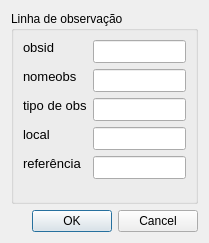
<?xml version="1.0" encoding="UTF-8"?>
<ui version="4.0">
 <class>Dialog</class>
 <widget class="QDialog" name="Dialog">
  <property name="geometry">
   <rect>
    <x>0</x>
    <y>0</y>
    <width>209</width>
    <height>243</height>
   </rect>
  </property>
  <property name="windowTitle">
   <string>Dialog</string>
  </property>
  <layout class="QGridLayout" name="gridLayout_5">
   <item row="0" column="0">
    <widget class="QGroupBox" name="groupBox">
     <property name="title">
      <string>Linha de observação</string>
     </property>
     <layout class="QGridLayout" name="gridLayout_4">
      <item row="0" column="0">
       <layout class="QFormLayout" name="formLayout">
        <item row="0" column="0">
         <widget class="QLabel" name="label">
          <property name="enabled">
           <bool>true</bool>
          </property>
          <property name="sizePolicy">
           <sizepolicy hsizetype="Preferred" vsizetype="Fixed">
            <horstretch>0</horstretch>
            <verstretch>0</verstretch>
           </sizepolicy>
          </property>
          <property name="minimumSize">
           <size>
            <width>40</width>
            <height>0</height>
           </size>
          </property>
          <property name="maximumSize">
           <size>
            <width>16777215</width>
            <height>16777215</height>
           </size>
          </property>
          <property name="font">
           <font>
            <pointsize>10</pointsize>
           </font>
          </property>
          <property name="layoutDirection">
           <enum>Qt::RightToLeft</enum>
          </property>
          <property name="text">
           <string>obsid</string>
          </property>
          <property name="alignment">
           <set>Qt::AlignLeading|Qt::AlignLeft|Qt::AlignVCenter</set>
          </property>
         </widget>
        </item>
        <item row="0" column="1">
         <widget class="QLineEdit" name="obsid">
          <property name="sizePolicy">
           <sizepolicy hsizetype="Expanding" vsizetype="Fixed">
            <horstretch>0</horstretch>
            <verstretch>0</verstretch>
           </sizepolicy>
          </property>
          <property name="minimumSize">
           <size>
            <width>60</width>
            <height>0</height>
           </size>
          </property>
          <property name="maximumSize">
           <size>
            <width>16777215</width>
            <height>16777215</height>
           </size>
          </property>
          <property name="font">
           <font>
            <pointsize>10</pointsize>
           </font>
          </property>
          <property name="toolTip">
           <string>&lt;html&gt;&lt;head/&gt;&lt;body&gt;&lt;p&gt;&lt;span style=&quot; font-size:8pt;&quot;&gt;Unique ID (primary key in the table)&lt;/span&gt;&lt;/p&gt;&lt;/body&gt;&lt;/html&gt;</string>
          </property>
          <property name="alignment">
           <set>Qt::AlignLeading|Qt::AlignLeft|Qt::AlignVCenter</set>
          </property>
         </widget>
        </item>
        <item row="1" column="0">
         <widget class="QLabel" name="label_2">
          <property name="enabled">
           <bool>true</bool>
          </property>
          <property name="sizePolicy">
           <sizepolicy hsizetype="Preferred" vsizetype="Fixed">
            <horstretch>0</horstretch>
            <verstretch>0</verstretch>
           </sizepolicy>
          </property>
          <property name="minimumSize">
           <size>
            <width>40</width>
            <height>0</height>
           </size>
          </property>
          <property name="maximumSize">
           <size>
            <width>16777215</width>
            <height>16777215</height>
           </size>
          </property>
          <property name="font">
           <font>
            <pointsize>10</pointsize>
           </font>
          </property>
          <property name="layoutDirection">
           <enum>Qt::RightToLeft</enum>
          </property>
          <property name="text">
           <string>nomeobs</string>
          </property>
          <property name="alignment">
           <set>Qt::AlignLeading|Qt::AlignLeft|Qt::AlignVCenter</set>
          </property>
         </widget>
        </item>
        <item row="1" column="1">
         <widget class="QLineEdit" name="name">
          <property name="sizePolicy">
           <sizepolicy hsizetype="Expanding" vsizetype="Fixed">
            <horstretch>0</horstretch>
            <verstretch>0</verstretch>
           </sizepolicy>
          </property>
          <property name="minimumSize">
           <size>
            <width>60</width>
            <height>0</height>
           </size>
          </property>
          <property name="maximumSize">
           <size>
            <width>16777215</width>
            <height>16777215</height>
           </size>
          </property>
          <property name="font">
           <font>
            <pointsize>10</pointsize>
           </font>
          </property>
          <property name="toolTip">
           <string>&lt;html&gt;&lt;head/&gt;&lt;body&gt;&lt;p&gt;&lt;span style=&quot; font-size:8pt;&quot;&gt;original name&lt;/span&gt;&lt;/p&gt;&lt;/body&gt;&lt;/html&gt;</string>
          </property>
          <property name="alignment">
           <set>Qt::AlignLeading|Qt::AlignLeft|Qt::AlignVCenter</set>
          </property>
         </widget>
        </item>
        <item row="2" column="0">
         <widget class="QLabel" name="label_4">
          <property name="enabled">
           <bool>true</bool>
          </property>
          <property name="sizePolicy">
           <sizepolicy hsizetype="Preferred" vsizetype="Fixed">
            <horstretch>0</horstretch>
            <verstretch>0</verstretch>
           </sizepolicy>
          </property>
          <property name="minimumSize">
           <size>
            <width>40</width>
            <height>0</height>
           </size>
          </property>
          <property name="maximumSize">
           <size>
            <width>16777215</width>
            <height>16777215</height>
           </size>
          </property>
          <property name="font">
           <font>
            <pointsize>10</pointsize>
           </font>
          </property>
          <property name="layoutDirection">
           <enum>Qt::RightToLeft</enum>
          </property>
          <property name="text">
           <string>tipo de obs</string>
          </property>
          <property name="alignment">
           <set>Qt::AlignLeading|Qt::AlignLeft|Qt::AlignVCenter</set>
          </property>
         </widget>
        </item>
        <item row="2" column="1">
         <widget class="QLineEdit" name="type">
          <property name="sizePolicy">
           <sizepolicy hsizetype="Expanding" vsizetype="Fixed">
            <horstretch>0</horstretch>
            <verstretch>0</verstretch>
           </sizepolicy>
          </property>
          <property name="minimumSize">
           <size>
            <width>60</width>
            <height>0</height>
           </size>
          </property>
          <property name="maximumSize">
           <size>
            <width>16777215</width>
            <height>16777215</height>
           </size>
          </property>
          <property name="font">
           <font>
            <pointsize>10</pointsize>
           </font>
          </property>
          <property name="toolTip">
           <string>&lt;html&gt;&lt;head/&gt;&lt;body&gt;&lt;p&gt;&lt;span style=&quot; font-size:8pt;&quot;&gt;seismics, vlf, gpr&lt;/span&gt;&lt;/p&gt;&lt;p&gt;&lt;span style=&quot; font-size:8pt;&quot;&gt;(ground penetrating radar),&lt;/span&gt;&lt;/p&gt;&lt;p&gt;&lt;span style=&quot; font-size:8pt;&quot;&gt;etc&lt;/span&gt;&lt;/p&gt;&lt;/body&gt;&lt;/html&gt;</string>
          </property>
          <property name="alignment">
           <set>Qt::AlignLeading|Qt::AlignLeft|Qt::AlignVCenter</set>
          </property>
         </widget>
        </item>
        <item row="3" column="0">
         <widget class="QLabel" name="Referensinformation">
          <property name="enabled">
           <bool>true</bool>
          </property>
          <property name="sizePolicy">
           <sizepolicy hsizetype="Preferred" vsizetype="Fixed">
            <horstretch>0</horstretch>
            <verstretch>0</verstretch>
           </sizepolicy>
          </property>
          <property name="minimumSize">
           <size>
            <width>40</width>
            <height>0</height>
           </size>
          </property>
          <property name="maximumSize">
           <size>
            <width>16777215</width>
            <height>16777215</height>
           </size>
          </property>
          <property name="font">
           <font>
            <pointsize>10</pointsize>
           </font>
          </property>
          <property name="layoutDirection">
           <enum>Qt::RightToLeft</enum>
          </property>
          <property name="text">
           <string>local</string>
          </property>
          <property name="alignment">
           <set>Qt::AlignLeading|Qt::AlignLeft|Qt::AlignVCenter</set>
          </property>
         </widget>
        </item>
        <item row="3" column="1">
         <widget class="QLineEdit" name="place">
          <property name="sizePolicy">
           <sizepolicy hsizetype="Expanding" vsizetype="Fixed">
            <horstretch>0</horstretch>
            <verstretch>0</verstretch>
           </sizepolicy>
          </property>
          <property name="minimumSize">
           <size>
            <width>60</width>
            <height>0</height>
           </size>
          </property>
          <property name="maximumSize">
           <size>
            <width>16777215</width>
            <height>16777215</height>
           </size>
          </property>
          <property name="font">
           <font>
            <pointsize>10</pointsize>
           </font>
          </property>
          <property name="toolTip">
           <string>&lt;html&gt;&lt;head/&gt;&lt;body&gt;&lt;p&gt;&lt;span style=&quot; font-family:'MS Shell Dlg 2'; font-size:8pt;&quot;&gt;Real estate, property&lt;/span&gt;&lt;/p&gt;&lt;/body&gt;&lt;/html&gt;</string>
          </property>
          <property name="alignment">
           <set>Qt::AlignLeading|Qt::AlignLeft|Qt::AlignVCenter</set>
          </property>
         </widget>
        </item>
        <item row="4" column="0">
         <widget class="QLabel" name="label_18">
          <property name="sizePolicy">
           <sizepolicy hsizetype="Preferred" vsizetype="Fixed">
            <horstretch>0</horstretch>
            <verstretch>0</verstretch>
           </sizepolicy>
          </property>
          <property name="minimumSize">
           <size>
            <width>40</width>
            <height>0</height>
           </size>
          </property>
          <property name="maximumSize">
           <size>
            <width>16777215</width>
            <height>16777215</height>
           </size>
          </property>
          <property name="font">
           <font>
            <pointsize>10</pointsize>
           </font>
          </property>
          <property name="text">
           <string>referência</string>
          </property>
          <property name="alignment">
           <set>Qt::AlignLeading|Qt::AlignLeft|Qt::AlignVCenter</set>
          </property>
         </widget>
        </item>
        <item row="4" column="1">
         <widget class="QLineEdit" name="source">
          <property name="sizePolicy">
           <sizepolicy hsizetype="Expanding" vsizetype="Fixed">
            <horstretch>0</horstretch>
            <verstretch>0</verstretch>
           </sizepolicy>
          </property>
          <property name="minimumSize">
           <size>
            <width>60</width>
            <height>0</height>
           </size>
          </property>
          <property name="maximumSize">
           <size>
            <width>16777215</width>
            <height>16777215</height>
           </size>
          </property>
          <property name="font">
           <font>
            <pointsize>10</pointsize>
           </font>
          </property>
          <property name="toolTip">
           <string>&lt;html&gt;&lt;head/&gt;&lt;body&gt;&lt;p&gt;&lt;span style=&quot; font-family:'Arial,sans-serif'; font-size:8pt; color:#000000; background-color:#ffffff;&quot;&gt;The source for the observation line,&lt;br/&gt;eg full reference to consultancy &lt;br/&gt;report or authority and year&lt;/span&gt;&lt;/p&gt;&lt;/body&gt;&lt;/html&gt;</string>
          </property>
          <property name="alignment">
           <set>Qt::AlignLeading|Qt::AlignLeft|Qt::AlignVCenter</set>
          </property>
         </widget>
        </item>
       </layout>
      </item>
     </layout>
    </widget>
   </item>
   <item row="1" column="0">
    <widget class="QDialogButtonBox" name="buttonBox">
     <property name="orientation">
      <enum>Qt::Horizontal</enum>
     </property>
     <property name="standardButtons">
      <set>QDialogButtonBox::Cancel|QDialogButtonBox::Ok</set>
     </property>
    </widget>
   </item>
  </layout>
 </widget>
 <resources/>
 <connections>
  <connection>
   <sender>buttonBox</sender>
   <signal>accepted()</signal>
   <receiver>Dialog</receiver>
   <slot>accept()</slot>
   <hints>
    <hint type="sourcelabel">
     <x>248</x>
     <y>254</y>
    </hint>
    <hint type="destinationlabel">
     <x>157</x>
     <y>274</y>
    </hint>
   </hints>
  </connection>
  <connection>
   <sender>buttonBox</sender>
   <signal>rejected()</signal>
   <receiver>Dialog</receiver>
   <slot>reject()</slot>
   <hints>
    <hint type="sourcelabel">
     <x>316</x>
     <y>260</y>
    </hint>
    <hint type="destinationlabel">
     <x>286</x>
     <y>274</y>
    </hint>
   </hints>
  </connection>
 </connections>
</ui>
